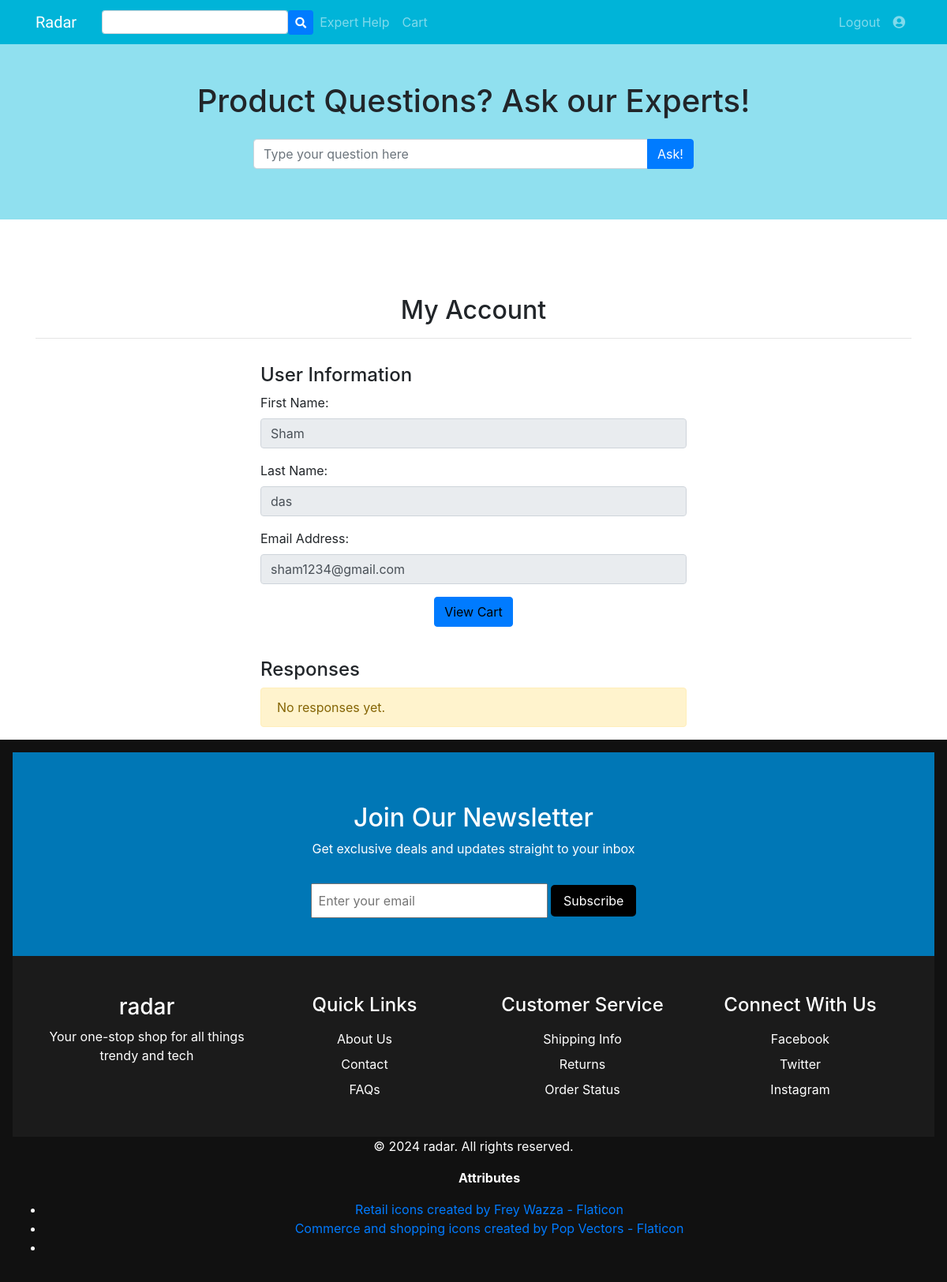
The app's page /account.php (signed in) with its own data.
### tables this page shows
CREATE TABLE `users` (
  `id` int(11) NOT NULL,
  `email_id` varchar(255) NOT NULL,
  `first_name` varchar(20) NOT NULL,
  `last_name` varchar(20) DEFAULT NULL,
  `phone` int(10) NOT NULL,
  `registration_time` timestamp NOT NULL DEFAULT current_timestamp() ON UPDATE current_timestamp(),
  `password` varchar(255) NOT NULL,
  `is_expert` tinyint(1) DEFAULT 0
);

### account.php (the view, shortened to what this page needs)
<?php
require 'includes/common.php';
$email = $_SESSION['email'];
$query = "SELECT first_name, last_name, email_id FROM users WHERE email_id = '$email'";
$result = mysqli_query($con, $query);
$user = mysqli_fetch_assoc($result);
?>
<!DOCTYPE html>
<html lang="en">
<head>
    <link rel="stylesheet" href="includes/styles.css?v=1.0">
    <link rel="stylesheet" href="https://stackpath.bootstrapcdn.com/bootstrap/4.1.3/css/bootstrap.min.css">
</head>
<body>
    <?php include 'includes/question_bar.php';?>
    <div class="container" style="margin-top: 80px;">
        <h2 class="text-center">My Account</h2>
        <hr>
        <div class="row">
            <div class="col-md-6 offset-md-3">
                <h4>User Information</h4>
                <div class="form-group">
                    <label for="firstName">First Name:</label>
                    <input type="text" class="form-control" id="firstName" value="<?php echo htmlspecialchars($user['first_name']); ?>" readonly>
                </div>
                <div class="form-group">
                    <label for="lastName">Last Name:</label>
                    <input type="text" class="form-control" id="lastName" value="<?php echo htmlspecialchars($user['last_name']); ?>" readonly>
                </div>
                <div class="form-group">
                    <label for="email">Email Address:</label>
                    <input type="email" class="form-control" id="email" value="<?php echo htmlspecialchars($user['email_id']); ?>" readonly>
                </div>
                <div class="text-center">
                    <a href="cart.php" class="btn btn-primary">View Cart</a>
                </div>
            </div>
        </div>
        <div class="row mt-4">
            <div class="col-md-6 offset-md-3">
                <h4>Responses</h4>
                <?php
                $responseQuery = "SELECT * FROM responses WHERE customer_email = '$email'";
                $responseResult = mysqli_query($con, $responseQuery);
                if (mysqli_num_rows($responseResult) > 0) {
                    while ($response = mysqli_fetch_assoc($responseResult)) {
                        ?>
                        <div class="alert alert-info d-flex justify-content-between align-items-center">
                            <span><?php echo htmlspecialchars($response['response']); ?></span>
                            <div>
                                <form action="remove_question.php" method="POST" style="display:inline;">
                                    <input type="hidden" name="response_id" value="<?php echo $response['response_id']; ?>">
                                    <button type="submit" class="btn btn-success btn-sm">answered</button>
                                </form>
                            </div>
                        </div>
                        <?php
                    }
                } else {
                    echo "<div class='alert alert-warning'>No responses yet.</div>";
                }
                ?>
            </div>
        </div>
    </div>
</body>
<?php include('includes/footer.php'); ?>
</html>

### includes/styles.css (style rules this page uses)
html { position: relative; min-height: 100%; }
body { overflow-x:hidden; max-width: 100%; margin:0; margin-bottom: 150px; background-color: #caf0f8; }
body, h1, h2, h3, h4, h5, h6 { font-family: 'Andika'; padding-top: 16px; }
.container a { color:black; }

### records on screen
users: first_name "Sham", last_name "das", email "sham1234@gmail.com"
